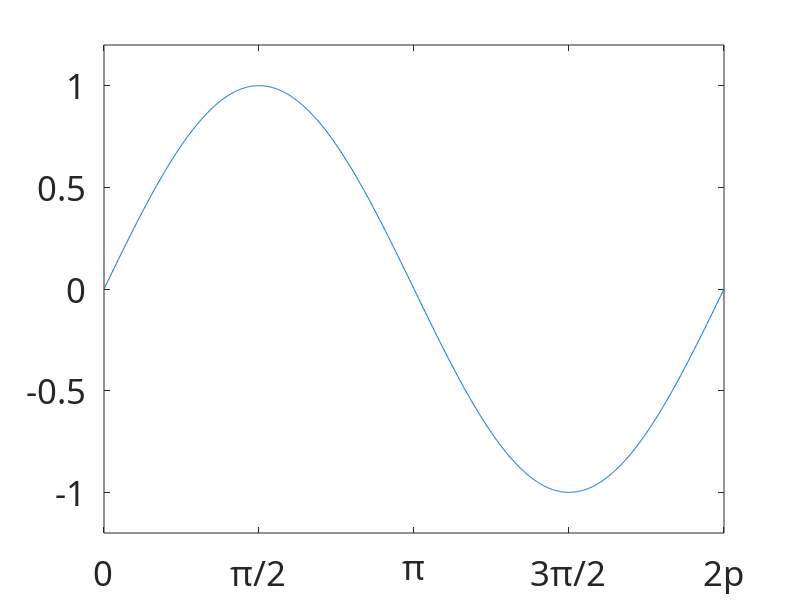

This figure's MATLAB source:
% 05 17
clc
clear

x = linspace(0, 2 * pi, 1000);
y = sin(x);
h = plot(x, y);
get(h)

get(gca)

set(gca, 'XLim', [0, 2 * pi]); % set x limit
set(gca, 'YLim', [-1.2, 1.2]); % set y limit

set(gca, 'FontSize', 25); % set font size to 25

set(gca, 'XTick', 0:pi / 2:2 * pi); % set x axes tick
% set(gca, 'XTickLabel', 0:90:360);  % set x axes tick

set(gca, 'FontName', 'latex');
set(gca, 'XTickLabel', {'0', '\pi/2', '\pi', '3\pi/2', '2p'});
